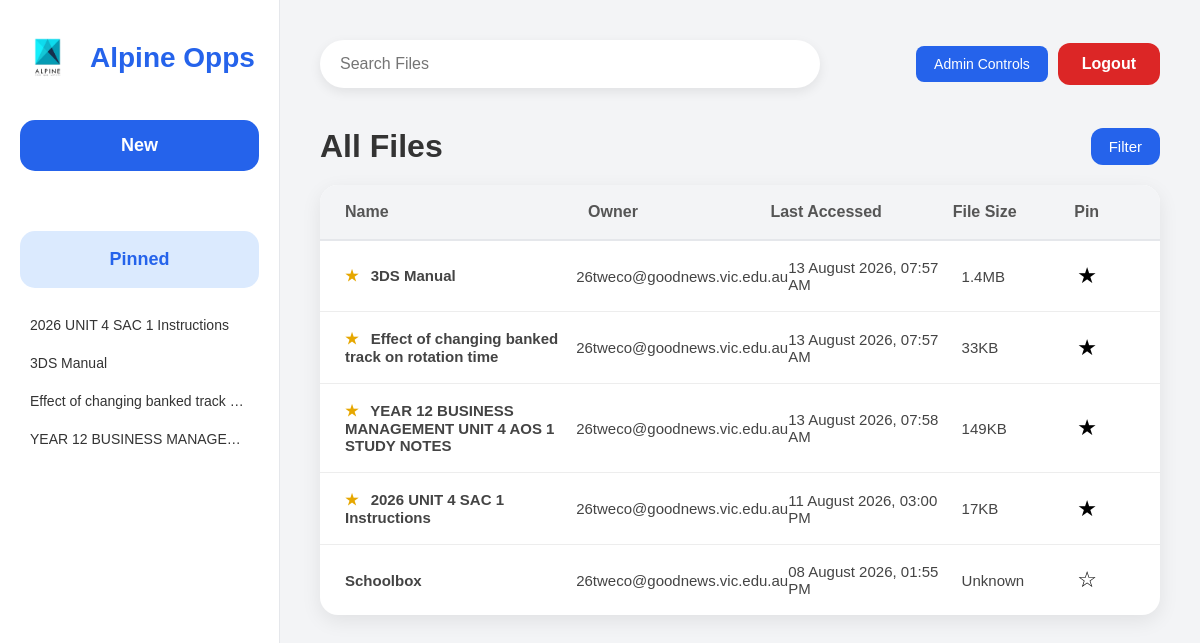
Page /dashboard (signed in) on the earlier database version.
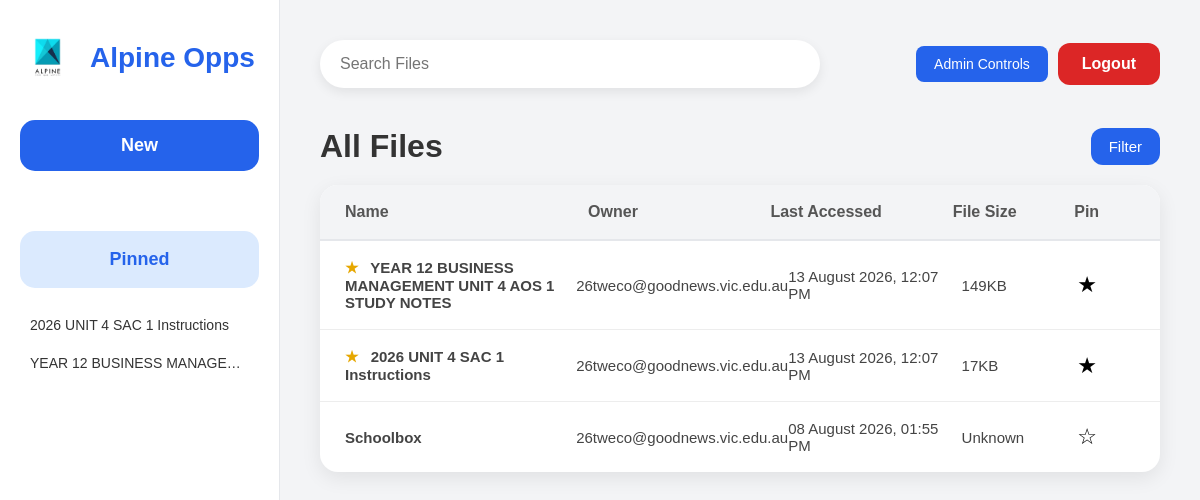
Same page on the later database version.
### tables this page shows
CREATE TABLE Files (

        FileID INTEGER PRIMARY KEY AUTOINCREMENT,

        FileName TEXT NOT NULL,

        FileType TEXT NOT NULL,

        FileURL TEXT NOT NULL,

        FileOwner TEXT NOT NULL,

        LastAccessed TEXT NOT NULL,

        FileSize TEXT,

        IsPinned INTEGER DEFAULT 0

    );

### app.py (the view)
@app.route("/dashboard")
def dashboard():
    if "email" not in session:
        return redirect(url_for("login_page"))
    connection = sqlite3.connect(DATABASE)
    connection.row_factory = sqlite3.Row
    cursor = connection.cursor()
    cursor.execute("""
        SELECT *
        FROM Files
        ORDER BY IsPinned DESC, FileID DESC
    """)
    files = cursor.fetchall()
    cursor.execute("""
        SELECT *
        FROM Files
        WHERE IsPinned = 1
        ORDER BY FileName
    """)
    pinned_files = cursor.fetchall()
    connection.close()
    return render_template(
        "dashboard.html",
        files=files,
        pinned_files=pinned_files
    )

### templates/dashboard.html (shortened to what this page needs)
<!DOCTYPE html>
<html lang="en">
<head>
    <link
        rel="stylesheet"
        href="{{ url_for('static', filename='css/dashboard.css') }}"
    >
</head>
<body>
<div class="container">
    <aside class="sidebar">
        <div class="logo">
            <img
                src="{{ url_for('static', filename='images/logo.png') }}"
                alt="Logo"
            >
            <h2>Alpine Opps</h2>
        </div>
        <form action="{{ url_for('newfile') }}" method="GET">
            <button type="submit" class="new-btn">
                New
            </button>
        </form>
        <div class="pinned-section">
            <h3 class="pinned-title">Pinned</h3>
            {% if pinned_files %}
                {% for file in pinned_files %}
                    <a
                        class="pinned-file"
                        href="{{ url_for('open_file', file_id=file['FileID']) }}"
                        target="_blank"
                    >
                        {{ file["FileName"] }}
                    </a>
                {% endfor %}
            {% else %}
                <p class="no-pinned-files">
                    No pinned files
                </p>
            {% endif %}
        </div>
    </aside>
    <main class="main-content">
        <header class="topbar">
            <div class="search-box">
                <input
                    type="text"
                    id="searchInput"
                    placeholder="Search Files"
                    autocomplete="off"
                >
            </div>
            <div class="account-buttons">
                {% if session.get("role") == "Admin" %}
                    <a
                        href="{{ url_for('admin') }}"
                        class="admin-btn"
                    >
                        Admin Controls
                    </a>
                {% endif %}
                <a
                    href="{{ url_for('logout') }}"
                    class="logout-btn"
                >
                    Logout
                </a>
            </div>
        </header>
        <section class="files-header">
            <h1>All Files</h1>
            <div class="filter-container">
                <button
                    class="filter-btn"
                    id="filterButton"
                    type="button"
                >
                    Filter
                </button>
            </div>
        </section>
        <section class="file-table">
            <div class="table-head">
                <div>Name</div>
                <div>Owner</div>
                <div>Last Accessed</div>
                <div>File Size</div>
                <div>Pin</div>
            </div>
            {% for file in files %}
                <div
                    class="table-row"
                    data-file-type="{{ file['FileType'] | lower }}"
                    data-owner="{{ file['FileOwner'] | lower }}"
                    data-pinned="{{ file['IsPinned'] }}"
                    onclick="window.open('{{ url_for('open_file', file_id=file['FileID']) }}', '_blank')"
                    tabindex="0"
                    role="button"
                    onkeydown="if(event.key==='Enter' || event.key===' '){
                    event.preventDefault();
                    window.open('{{ url_for('open_file', file_id=file['FileID']) }}', '_blank');
                    }" >
                    <div class="file-name">
                        {% if file["IsPinned"] == 1 %}
                            <span class="pin-icon">★</span>
                        {% endif %}
                        {{ file["FileName"] }}
                    </div>
                    <div>
                        {{ file["FileOwner"] }}
                    </div>
                    <div>
                        {{ file["LastAccessed"] }}
                    </div>
                    <div>
                        {{ file["FileSize"] }}
                    </div>
                <form
                    action="{{ url_for('toggle_pin', file_id=file['FileID']) }}"
                    method="POST"
                    class="pin-form"
                    onclick="event.stopPropagation();"
                >
                    <button
                        type="submit"
                        class="pin-button"
                    >
                        {% if file["IsPinned"] == 1 %}
                            ★
                        {% else %}
                            ☆
                        {% endif %}
                    </button>
                </form>
                </div>
        {% else %}
            <div class="empty-files">
                No files are currently available.
            </div>
        {% endfor %}
    </section>
</body>
</html>

### static/css/dashboard.css (style rules this page uses)
* { margin:0; padding:0; box-sizing:border-box; font-family:Arial, Helvetica, sans-serif; }
body { background:#f3f4f6; color:#333; }
.container { display:flex; height:100vh; }
.sidebar { width:280px; background:#ffffff; border-right:1px solid #e5e7eb; padding:30px 20px; display:flex; flex-direction:column; }
.pinned-title { text-align: center; font-size: 18px; font-weight: bold; color: #2563eb; background-color: #dbeafe; padding: 18px; border-radius: 15px; margin: 0 0 20px 0; }
.pinned-section { margin-top: 30px; }
.pinned-file { display: block; padding: 9px 10px; margin-bottom: 4px; border-radius: 6px; color: #333; text-decoration: none; font-size: 14px; overflow: hidden; white-space: nowrap; text-overflow: ellipsis; }
.pin-button { border: none; background: none; outline: none; padding: 0; font-size: 22px; cursor: pointer; }
.logo { display:flex; align-items:center; gap:15px; margin-bottom:35px; }
.logo img { width:55px; }
.logo h2 { font-size:28px; color:#2563eb; }
.new-btn { width:100%; padding:15px; border:none; border-radius:15px; background:#2563eb; color:white; font-size:18px; font-weight:bold; cursor:pointer; margin-bottom:30px; transition:.2s; }
.main-content { flex:1; padding:40px; }
.topbar { display:flex; justify-content:space-between; align-items:center; margin-bottom:40px; }
.search-box { width:500px; }
.search-box input { width:100%; padding:15px 20px; border:none; border-radius:30px; background:white; font-size:16px; outline:none; box-shadow:0 4px 12px rgba(0,0,0,.08); }
.logout-btn { text-decoration:none; background:#dc2626; color:white; padding:12px 24px; border-radius:12px; font-weight:bold; transition:.2s; }
.files-header { display:flex; justify-content:space-between; align-items:center; margin-bottom:25px; }
.files-header h1 { font-size:34px; font-weight:600; }
.filter-btn { background:#2563eb; color:white; border:none; border-radius:12px; padding:12px 24px; font-size:15px; cursor:pointer; transition:.2s; }
.file-table { background:white; border-radius:18px; overflow:hidden; box-shadow:0 8px 20px rgba(0,0,0,.08); }
.table-head { display:grid; grid-template-columns:2.2fr 1.5fr 1.4fr 0.8fr 60px; background:#f8fafc; padding:20px 30px; font-weight:bold; color:#666; border-bottom:2px solid #e5e7eb; }
.table-row { display:grid; grid-template-columns:2.2fr 1.5fr 1.4fr 0.8fr 60px; padding:20px 30px; border-bottom:1px solid #f1f1f1; transition:.2s; }
.table-row:last-child { border-bottom:none; }
.table-row div:first-child { font-weight:600; }
.files-header { display:flex; justify-content:space-between; align-items:center; margin-bottom:20px; }
.files-header h1 { font-size:32px; color:#333; font-weight:600; }
.filter-btn { display:flex; align-items:center; gap:8px; padding:10px 18px; border:none; border-radius:12px; background:#2563eb; color:white; cursor:pointer; font-size:15px; transition:.2s; }
.file-table { background:white; border-radius:18px; overflow:hidden; box-shadow:0 6px 20px rgba(0,0,0,.08); }
.table-head { display:grid; grid-template-columns: 2fr 1.5fr 1.5fr 1fr 0.5fr; background:#f3f4f6; padding:18px 25px; font-weight:bold; color:#555; border-bottom:2px solid #e5e7eb; }
.table-row { display:grid; grid-template-columns: 2fr 1.5fr 1.5fr 1fr 0.5fr; padding:18px 25px; align-items:center; border-bottom:1px solid #ededed; transition:.2s; font-size:15px; }
.table-row div { color:#444; }
.pin-icon { margin-right: 8px; color: #e6a700; }
.search-box { position: relative; }
.filter-container { position: relative; }
.filter-btn { cursor: pointer; }
.account-buttons { display: flex; align-items: center; gap: 10px; }
.admin-btn { padding: 10px 18px; background-color: #2563eb; color: white; text-decoration: none; border-radius: 8px; font-size: 14px; }

Differences in the rows shown:
removed Files: FileName "3DS Manual", FileOwner "26tweco@goodnews.vic.edu.au", LastAccessed "13 August 2026, 07:57 AM", FileSize "1.4MB"
removed Files: FileName "Effect of changing banked track…", FileName "Effect of changing banked track on rotation time", FileOwner "26tweco@goodnews.vic.edu.au", LastAccessed "13 August 2026, 07:57 AM", FileSize "33KB"
changed Files "2026 UNIT 4 SAC 1 Instructions": LastAccessed "11 August 2026, 03:00 PM" → "13 August 2026, 12:07 PM"
changed Files "YEAR 12 BUSINESS MANAGEMENT UNIT 4 AOS 1 STUDY NOTES": LastAccessed "13 August 2026, 07:58 AM" → "13 August 2026, 12:07 PM"
